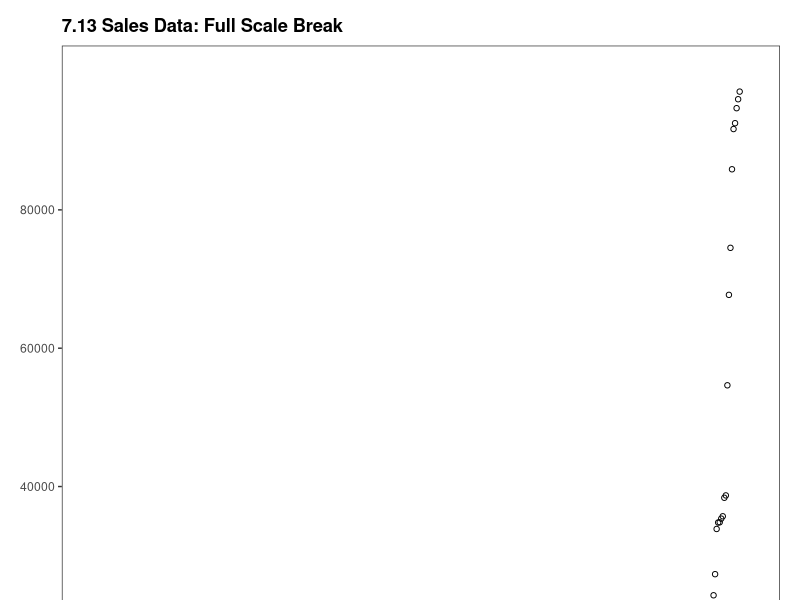
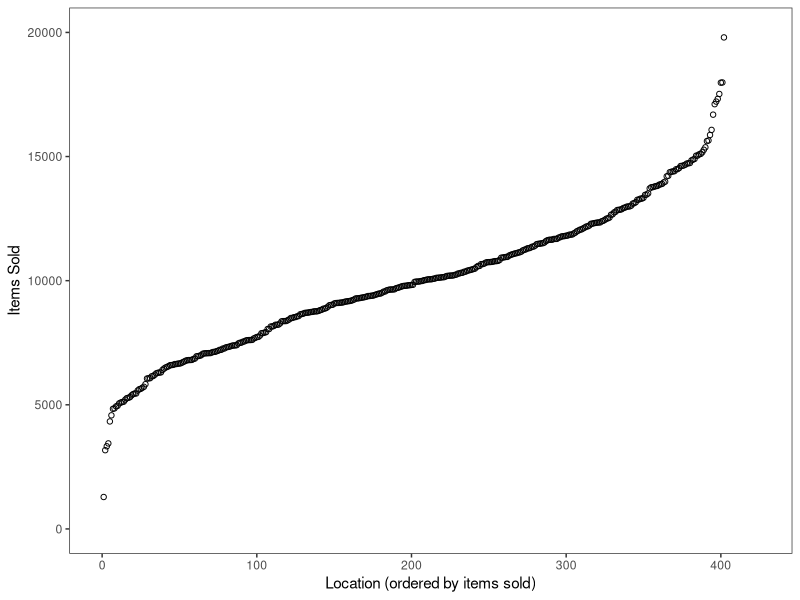

Source code (R) for these figures, in order:
library(ggplot2)
library(gridExtra)

this_base <- "fig07-13_sales-data-full-scale-break"

set.seed(0)

x <- c(rnorm(400, 10, 3), runif(20, min = 0, max = 100))

my_data <- data.frame(value = sample(x, 420) * 1000, location = c(1:420))

p1 <- ggplot(my_data, aes(x = location, y = sort(value))) +
  geom_point(shape = 1) +
  scale_x_continuous(limits = c(0, 425)) +
  scale_y_continuous(breaks = seq(0, 80000, 20000)) +
  ggtitle("7.13 Sales Data: Full Scale Break") +
  coord_cartesian(ylim = c(25000, 100000)) + 
  theme_bw() + 
  theme(panel.grid.major = element_blank(),
        panel.grid.minor = element_blank(),
        plot.margin= unit(c(1, 1, -1, 1), "lines"),
        plot.title = element_text(size = rel(1.2), face = "bold", vjust = 1.5),
        axis.text.x = element_blank(),
        axis.ticks.x = element_blank(), 
        axis.title = element_blank())

p1

p2 <- ggplot(my_data, aes(x = location, y = sort(value))) +
  geom_point(shape = 1) +
  scale_x_continuous(limits = c(0, 425)) +
  scale_y_continuous(breaks = seq(0, 20000, 5000)) +
  labs(x = "Location (ordered by items sold)", 
       y = "Items Sold") +
  coord_cartesian(ylim = c(0, 20000)) + 
  theme_bw() + 
  theme(panel.grid.major = element_blank(),
        panel.grid.minor = element_blank())

p2

p3 <- arrangeGrob(p1, p2)

p3

ggsave(paste0(this_base, ".png"), p3, width = 5, height = 4)

## pedantic: position of y axis label
## note: my_data is simulated
